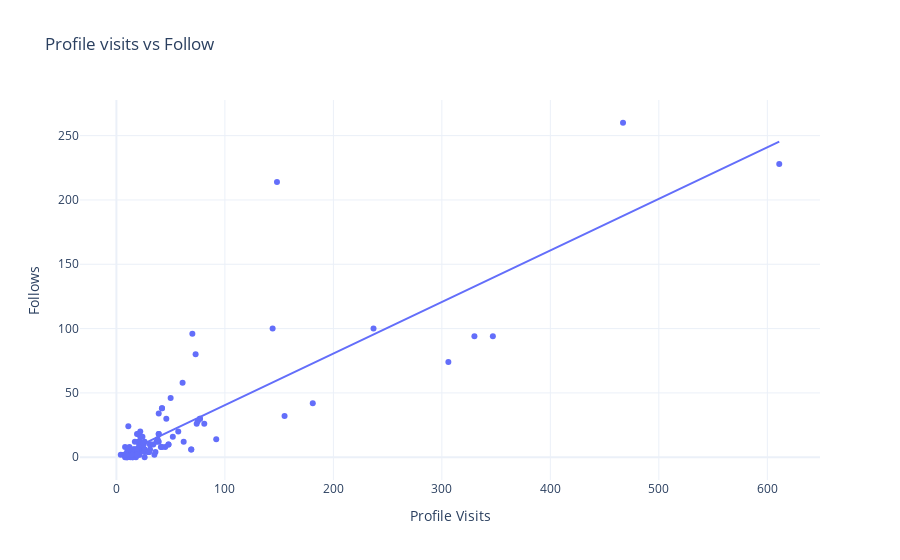

Notebook source saved alongside this figure:
### Markdown cell above
Q.9: Have a look at the relationship between the number of profile visits and follows as shown
below

### Code cell
fig = px.scatter(df, x = 'Profile Visits', y = 'Follows',trendline='ols', title= 'Profile visits vs Follow')
fig.show()

### Figure 1 — Plotly figure (JSON) as saved in the notebook; plotly's stock layout.template omitted (floating-point values rounded to 4 significant figures)
{"data": [{"hovertemplate": "Profile Visits=%{x}<br>Follows=%{y}<extra></extra>", "legendgroup": "", "marker": {"color": "#636efa", "symbol": "circle"}, "mode": "markers", "name": "", "orientation": "v", "showlegend": false, "type": "scatter", "x": [35, 48, 62, 23, 8, 9, 26, 12, 36, 31, 29, 15, 8, 20, 181, 17, 16, 21, 77, 10, 9, 11, 144, 14, 10, 19, 69, 11, 19, 9, 57, 13, 11, 24, 81, 4, 7, 14, 18, 8, 330, 21, 19, 32, 19, 21, 14, 30, 39, 42, 31, 20, 12, 22, 306, 13, 26, 16, 15, 15, 39, 21, 8, 45, 50, 37, 25, 347, 26, 48, 16, 26, 17, 52, 22, 41, 155, 12, 22, 20, 23, 25, 17, 16, 21, 77, 10, 14, 30, 39, 42, 31, 14, 10, 19, 69, 11, 19, 9, 38, 42, 92, 75, 21, 26, 39, 74, 467, 24, 70, 22, 46, 61, 237, 73, 20, 34, 148, 611], "xaxis": "x", "y": [2, 10, 12, 8, 0, 2, 0, 6, 4, 6, 4, 0, 2, 4, 42, 6, 2, 2, 30, 0, 0, 24, 100, 2, 4, 6, 6, 6, 2, 2, 20, 2, 4, 8, 26, 2, 2, 4, 0, 2, 94, 8, 18, 10, 4, 4, 4, 4, 18, 38, 10, 12, 4, 4, 74, 0, 6, 6, 0, 6, 12, 10, 8, 8, 46, 12, 10, 94, 6, 10, 6, 4, 12, 16, 12, 8, 32, 8, 16, 6, 10, 10, 6, 2, 2, 30, 0, 4, 4, 18, 38, 10, 2, 4, 6, 6, 6, 2, 2, 14, 8, 14, 28, 18, 12, 34, 26, 260, 16, 96, 20, 30, 58, 100, 80, 18, 10, 214, 228], "yaxis": "y"}, {"hovertemplate": "<b>OLS trendline</b><br>Follows = 0.400884 * Profile Visits + 0.46283<br>R<sup>2</sup>=0.727868<br><br>Profile Visits=%{x}<br>Follows=%{y} <b>(trend)</b><extra></extra>", "legendgroup": "", "marker": {"color": "#636efa", "symbol": "circle"}, "mode": "lines", "name": "", "showlegend": false, "type": "scatter", "x": [4, 7, 8, 8, 8, 8, 9, 9, 9, 9, 10, 10, 10, 10, 11, 11, 11, 11, 12, 12, 12, 13, 13, 14, 14, 14, 14, 14, 15, 15, 15, 16, 16, 16, 16, 17, 17, 17, 18, 19, 19, 19, 19, 19, 19, 20, 20, 20, 20, 21, 21, 21, 21, 21, 21, 22, 22, 22, 22, 23, 23, 24, 24, 25, 25, 26, 26, 26, 26, 26, 29, 30, 30, 31, 31, 31, 32, 34, 35, 36, 37, 38, 39, 39, 39, 39, 41, 42, 42, 42, 45, 46, 48, 48, 50, 52, 57, 61, 62, 69, 69, 70, 73, 74, 75, 77, 77, 81, 92, 144, 148, 155, 181, 237, 306, 330, 347, 467, 611], "xaxis": "x", "y": [2.066, 3.269, 3.67, 3.67, 3.67, 3.67, 4.071, 4.071, 4.071, 4.071, 4.472, 4.472, 4.472, 4.472, 4.873, 4.873, 4.873, 4.873, 5.273, 5.273, 5.273, 5.674, 5.674, 6.075, 6.075, 6.075, 6.075, 6.075, 6.476, 6.476, 6.476, 6.877, 6.877, 6.877, 6.877, 7.278, 7.278, 7.278, 7.679, 8.08, 8.08, 8.08, 8.08, 8.08, 8.08, 8.481, 8.481, 8.481, 8.481, 8.881, 8.881, 8.881, 8.881, 8.881, 8.881, 9.282, 9.282, 9.282, 9.282, 9.683, 9.683, 10.08, 10.08, 10.48, 10.48, 10.89, 10.89, 10.89, 10.89, 10.89, 12.09, 12.49, 12.49, 12.89, 12.89, 12.89, 13.29, 14.09, 14.49, 14.89, 15.3, 15.7, 16.1, 16.1, 16.1, 16.1, 16.9, 17.3, 17.3, 17.3, 18.5, 18.9, 19.71, 19.71, 20.51, 21.31, 23.31, 24.92, 25.32, 28.12, 28.12, 28.52, 29.73, 30.13, 30.53, 31.33, 31.33, 32.93, 37.34, 58.19, 59.79, 62.6, 73.02, 95.47, 123.1, 132.8, 139.6, 187.7, 245.4], "yaxis": "y"}], "layout": {"legend": {"tracegroupgap": 0}, "title": {"text": "Profile visits vs Follow"}, "xaxis": {"anchor": "y", "domain": [0, 1], "title": {"text": "Profile Visits"}}, "yaxis": {"anchor": "x", "domain": [0, 1], "title": {"text": "Follows"}}}}
